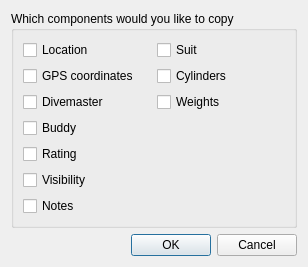
<?xml version="1.0" encoding="UTF-8"?>
<ui version="4.0">
 <class>DiveComponentSelectionDialog</class>
 <widget class="QDialog" name="DiveComponentSelectionDialog">
  <property name="windowModality">
   <enum>Qt::WindowModal</enum>
  </property>
  <property name="geometry">
   <rect>
    <x>0</x>
    <y>0</y>
    <width>308</width>
    <height>263</height>
   </rect>
  </property>
  <property name="sizePolicy">
   <sizepolicy hsizetype="Expanding" vsizetype="Expanding">
    <horstretch>0</horstretch>
    <verstretch>0</verstretch>
   </sizepolicy>
  </property>
  <property name="windowTitle">
   <string>Component selection</string>
  </property>
  <property name="windowIcon">
   <iconset>
    <normalon>:/subsurface-icon</normalon>
   </iconset>
  </property>
  <layout class="QVBoxLayout" name="verticalLayout">
   <item>
    <widget class="QGroupBox" name="groupBox">
     <property name="sizePolicy">
      <sizepolicy hsizetype="Expanding" vsizetype="Expanding">
       <horstretch>0</horstretch>
       <verstretch>0</verstretch>
      </sizepolicy>
     </property>
     <property name="title">
      <string>Which components would you like to copy</string>
     </property>
     <layout class="QGridLayout" name="gridLayout">
      <item row="0" column="0">
       <widget class="QCheckBox" name="location">
        <property name="text">
         <string>Location</string>
        </property>
       </widget>
      </item>
      <item row="0" column="1">
       <widget class="QCheckBox" name="suit">
        <property name="text">
         <string>Suit</string>
        </property>
       </widget>
      </item>
      <item row="1" column="0">
       <widget class="QCheckBox" name="gps">
        <property name="text">
         <string>GPS coordinates</string>
        </property>
       </widget>
      </item>
      <item row="1" column="1">
       <widget class="QCheckBox" name="cylinders">
        <property name="text">
         <string>Cylinders</string>
        </property>
       </widget>
      </item>
      <item row="2" column="0">
       <widget class="QCheckBox" name="divemaster">
        <property name="text">
         <string>Divemaster</string>
        </property>
       </widget>
      </item>
      <item row="2" column="1">
       <widget class="QCheckBox" name="weights">
        <property name="text">
         <string>Weights</string>
        </property>
       </widget>
      </item>
      <item row="3" column="0">
       <widget class="QCheckBox" name="buddy">
        <property name="text">
         <string>Buddy</string>
        </property>
       </widget>
      </item>
      <item row="4" column="0">
       <widget class="QCheckBox" name="rating">
        <property name="text">
         <string>Rating</string>
        </property>
       </widget>
      </item>
      <item row="5" column="0">
       <widget class="QCheckBox" name="visibility">
        <property name="text">
         <string>Visibility</string>
        </property>
       </widget>
      </item>
      <item row="6" column="0">
       <widget class="QCheckBox" name="notes">
        <property name="text">
         <string>Notes</string>
        </property>
       </widget>
      </item>
     </layout>
    </widget>
   </item>
   <item>
    <widget class="QDialogButtonBox" name="buttonBox">
     <property name="orientation">
      <enum>Qt::Horizontal</enum>
     </property>
     <property name="standardButtons">
      <set>QDialogButtonBox::Cancel|QDialogButtonBox::Ok</set>
     </property>
    </widget>
   </item>
  </layout>
 </widget>
 <resources>
  <include location="../subsurface.qrc"/>
 </resources>
 <connections>
  <connection>
   <sender>buttonBox</sender>
   <signal>accepted()</signal>
   <receiver>DiveComponentSelectionDialog</receiver>
   <slot>accept()</slot>
   <hints>
    <hint type="sourcelabel">
     <x>248</x>
     <y>254</y>
    </hint>
    <hint type="destinationlabel">
     <x>157</x>
     <y>274</y>
    </hint>
   </hints>
  </connection>
  <connection>
   <sender>buttonBox</sender>
   <signal>rejected()</signal>
   <receiver>DiveComponentSelectionDialog</receiver>
   <slot>reject()</slot>
   <hints>
    <hint type="sourcelabel">
     <x>316</x>
     <y>260</y>
    </hint>
    <hint type="destinationlabel">
     <x>286</x>
     <y>274</y>
    </hint>
   </hints>
  </connection>
 </connections>
</ui>
